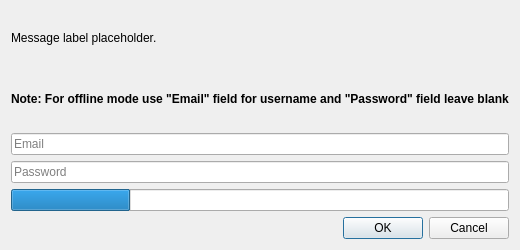
<?xml version="1.0" encoding="UTF-8"?>
<ui version="4.0">
 <class>LoginDialog</class>
 <widget class="QDialog" name="LoginDialog">
  <property name="geometry">
   <rect>
    <x>0</x>
    <y>0</y>
    <width>400</width>
    <height>250</height>
   </rect>
  </property>
  <property name="sizePolicy">
   <sizepolicy hsizetype="Fixed" vsizetype="Fixed">
    <horstretch>0</horstretch>
    <verstretch>0</verstretch>
   </sizepolicy>
  </property>
  <property name="windowTitle">
   <string>Add Account</string>
  </property>
  <layout class="QVBoxLayout" name="verticalLayout">
   <item>
    <widget class="QLabel" name="label">
     <property name="text">
      <string notr="true">Message label placeholder.</string>
     </property>
     <property name="textFormat">
      <enum>Qt::RichText</enum>
     </property>
     <property name="textInteractionFlags">
      <set>Qt::LinksAccessibleByKeyboard|Qt::LinksAccessibleByMouse|Qt::TextBrowserInteraction|Qt::TextSelectableByKeyboard|Qt::TextSelectableByMouse</set>
     </property>
    </widget>
   </item>
   <item>
    <widget class="QLabel" name="label_2">
     <property name="font">
      <font>
       <weight>75</weight>
       <bold>true</bold>
      </font>
     </property>
     <property name="text">
      <string>Note: For offline mode use &quot;Email&quot; field for username and &quot;Password&quot; field leave blank</string>
     </property>
     <property name="textFormat">
      <enum>Qt::RichText</enum>
     </property>
    </widget>
   </item>
   <item>
    <widget class="QLineEdit" name="userTextBox">
     <property name="placeholderText">
      <string>Email</string>
     </property>
    </widget>
   </item>
   <item>
    <widget class="QLineEdit" name="passTextBox">
     <property name="echoMode">
      <enum>QLineEdit::Password</enum>
     </property>
     <property name="placeholderText">
      <string>Password</string>
     </property>
    </widget>
   </item>
   <item>
    <widget class="QProgressBar" name="progressBar">
     <property name="value">
      <number>24</number>
     </property>
     <property name="textVisible">
      <bool>false</bool>
     </property>
    </widget>
   </item>
   <item>
    <widget class="QDialogButtonBox" name="buttonBox">
     <property name="orientation">
      <enum>Qt::Horizontal</enum>
     </property>
     <property name="standardButtons">
      <set>QDialogButtonBox::Cancel|QDialogButtonBox::Ok</set>
     </property>
    </widget>
   </item>
  </layout>
 </widget>
 <resources/>
 <connections/>
</ui>
